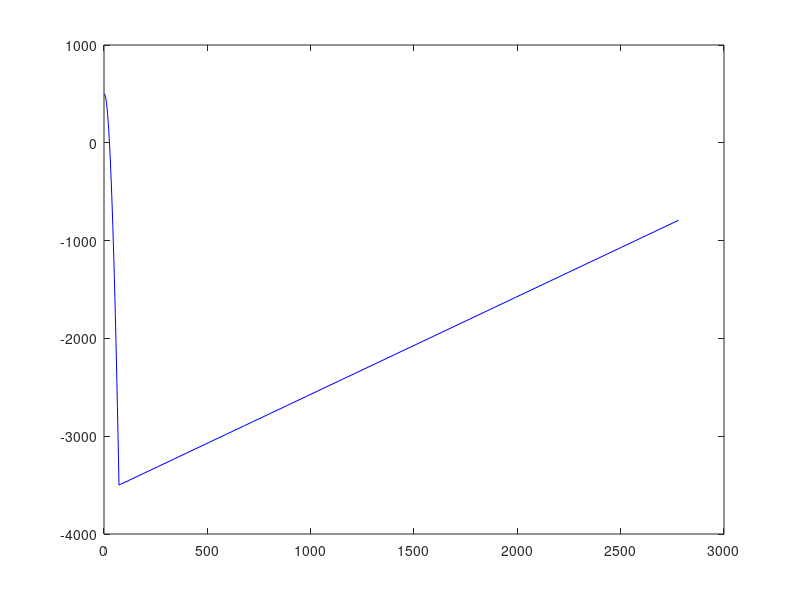

This chart was generated by the following MATLAB code: (Note: this script raises an error after producing the figure.)
%%%%%%%%%%%%%%%%%%%%%%%%%%%%%%%%%%%%%%%%%%%%%%%%%
% IMM Demo                                      %
%%%%%%%%%%%%%%%%%%%%%%%%%%%%%%%%%%%%%%%%%%%%%%%%%

	T = 1; % timestep 

	F1 = [eye(2) eye(2).*T eye(2).*(T^2/2);
		  zeros(2) eye(2) eye(2).*T;
          zeros(2) zeros(2) eye(2)];


	X1 = zeros(6,30);
	X1(:,1) = [0 500 5*cos(pi/3) 5*sin(pi/3) 0 -9.81]';

	for i=2:30
		X1(:,i) = F1*X1(:,i-1);
	end

	F2 = F1;

	X2 = zeros(6,20);
	X2(:,1) = [X1(1,30) X1(2,30) 0 0 15 15]';

	for i=2:20
		X2(:,i) = F2*X2(:,i-1);
	end

	X = [X1 X2];

	plot(X(1,:),X(2,:),'-b');

	n = 50;

	Q1 = eye(6).*((285)^2);
	Q2 = eye(6).*(280^2);
  
	R1 = eye(2).*((285)^2);
	R2 = eye(2).*((280)^2);

	H1 = [eye(2) zeros(2) zeros(2)];
	H2 = H1;

	Z = zeros(2,n);
	X1 = X;

	for i=1:n
		if i<=30
			X1(:,i) = X(:,i) + gauss_rnd(zeros(size(X,1),1), Q1); 
			Z(:,i) = H1*X1(:,i) + gauss_rnd(zeros(size(Z,1),1), R1);
		else
			X1(:,i) = X(:,i) + gauss_rnd(zeros(size(X,1),1), Q2); 
			Z(:,i) = H2*X1(:,i) + gauss_rnd(zeros(size(Z,1),1), R2);
		end
	end

	% transition probability
	Transprob = [ 0.8  0.2;
                  0.1  0.9];

	% Weights to update likelihood
	modeProb = [0.5 0.5]';

	% means and covariances 
	m = zeros(6,n); % array of mean for IMM declared
	P = zeros(6,6,n); % array of covariance for IMM declared

	m_i = zeros(6,2,n);
	P_i = zeros(6,6,2,n);

	% Model probabilities likelihood array for IMM
	MU = zeros(2,1,n);

	% State Transtion matrix for IMM
	F(:,:,1) = F1;
	F(:,:,2) = F2;

	% Process noise for IMM
	Q(:,:,1) = Q1;
	Q(:,:,2) = Q2;

	% Measurement noise for IMM
	R(:,:,1) = R1;
	R(:,:,2) = R2;

	% Measurement matrices for IMM
	H(:,:,1) = H1;
	H(:,:,2) = H2;

	% Initial values for 2 models
	xm(:,1) = X(:,1);
	xp(:,:,1) = Q1;
	xm(:,2) = xm(:,1);
	xp(:,:,2) = Q2;

	% Iterative IMM call
	for i=1:n
		[MM,PP,modeProb,xm,xp] = IMM(modeProb,Transprob,Z(:,i),F,H,Q,R,xm,xp);
		m(:,i) = MM;
		P(:,:,i) = PP;
		MU(:,:,i) = modeProb;
		m_i(:,:,i) = xm;
		P_i(:,:,:,i) = xp;
    
		% plotting 
		figure(2)
		plot(X(1,1:i),X(2,1:i),'b-',...    % Original road map  
			m(1,1:i),m(2,1:i),'r-',...  % IMM filter
			Z(1,1:i),Z(2,1:i),'g-',.....  % observed measurement
			X(1,1),X(2,1),'ko','MarkerSize',10);  %   
		legend('Ground Truth','IMM filter','Measured','Start');    
		xlabel('x(t) in units.');
		ylabel('y(t) in units.');
		title('Simulation');
	end


